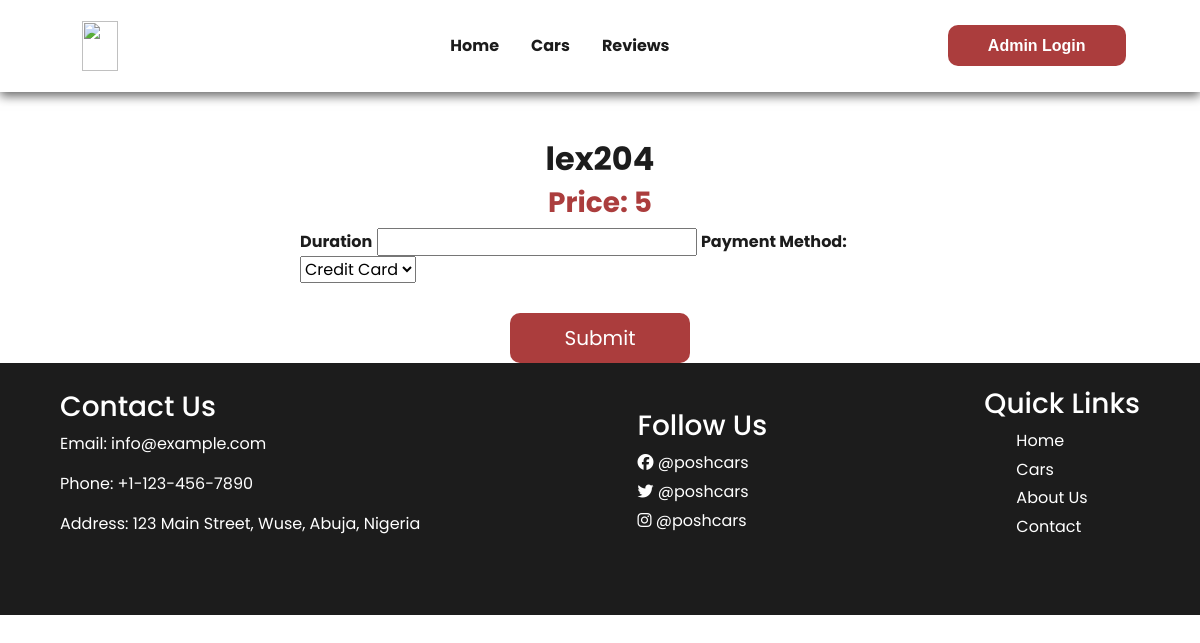
The page /rentcar/1/ on the database as committed earlier.
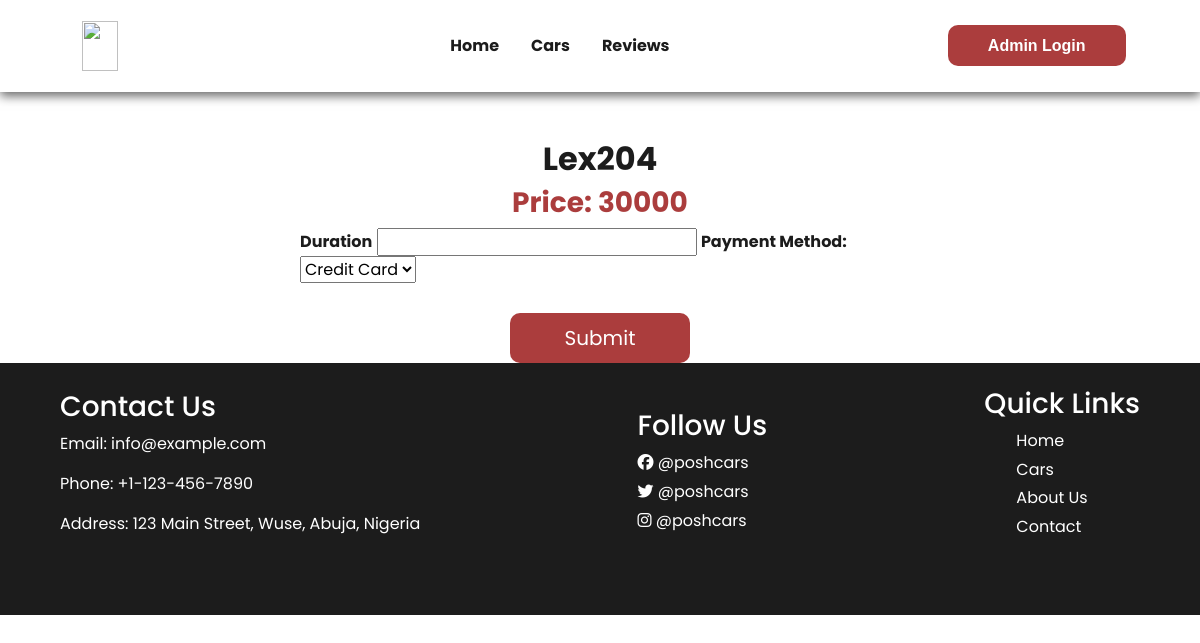
The same page on the database as committed later.
### poshcars/models.py (models this page shows, shortened)
class Car(models.Model):
    TRANSMISSION_CHOICES = [
        ('Automatic', 'Automatic'),
        ('Manual', 'Manual'),
    ]
    FUEL_CHOICES = [
        ('Petrol', 'Petrol'),
        ('Diesel', 'Diesel'),
        ('Electric', 'Electric'),
        ('Hybrid', 'Hybrid'),
    ]
    brand = models.CharField(max_length=50)
    user = models.ForeignKey(User, on_delete=models.CASCADE)
    model = models.CharField(max_length=100)
    year = models.PositiveIntegerField()
    color = models.CharField(max_length=50)
    transmission = models.CharField(max_length=20, choices=TRANSMISSION_CHOICES)
    fuel_type = models.CharField(max_length=20, choices=FUEL_CHOICES)
    number_of_doors = models.PositiveIntegerField()
    number_of_seats = models.PositiveIntegerField()
    rental_price_per_day = models.PositiveIntegerField()
    location = models.CharField(max_length=200)
    availability = models.BooleanField(null=True ,default=True)
    image = models.ImageField(upload_to='media')
    description = models.TextField()
    insurance = models.BooleanField()
    verified = models.BooleanField(default=False)
    plate_number= models.CharField(max_length=100)

### poshcars/views.py (the view)
# urls.py: path('rentcar/<int:car_id>/', Rentcar, name='rentcar'),
def Rentcar(request,car_id):
    rent = Car.objects.get(id=car_id)
    return render(request, "poshcars/rentcar.html", {"posts": rent,'id':car_id})

### poshcars/templates/poshcars/rentcar.html (shortened to what this page needs)
{%extends 'poshcars/base.html' %} {%load static%}  {%block content%}
<div class="rentalDiv">
   <div class="rentalDiv-heading">
    <h2 >{{ posts.brand.name }} {{ posts.model }}</h2>
    <h3 id="price">Price: {{ posts.rental_price_per_day  }}</h3>
   </div>
<form method="post" action="{% url 'rentcarform' %}">
  <label for="duration">Duration</label>
  <input type="number" id="duration" name="duration"  />
  <label for="payment_method">Payment Method:</label>
  <select id="payment_method" name="payment_method">
    <option value="credit_card">Credit Card</option>
  </select>
 <div class="text-center">
    <button type="submit" class="rentcar-btn">Submit</button>
 </div>
</form>
</div>
{%endblock%}

Rows that differ between the two databases and show on the page:
changed Car: model "lex204" → "Lex204"; rental_price_per_day "5" → "30000"
